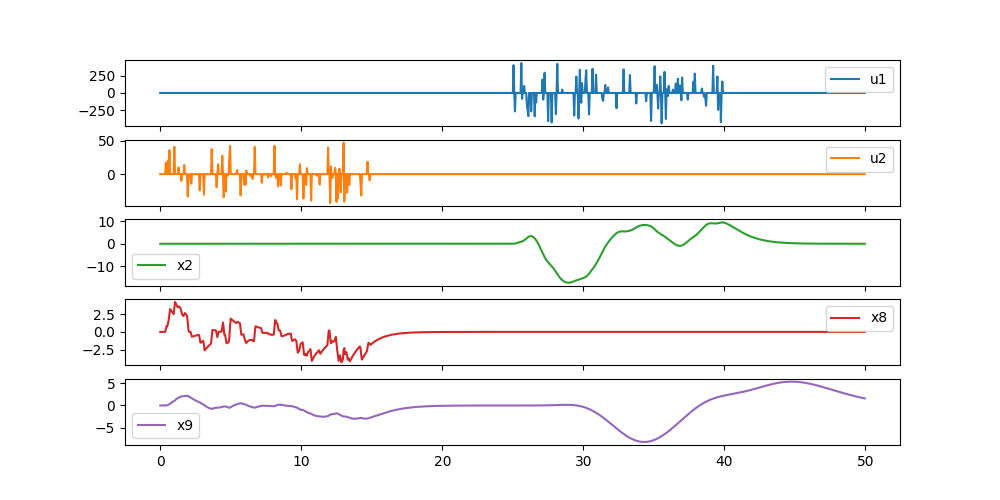

This chart was generated by the following Python code:
import numpy as np
import pandas as pd
import scipy.stats as stats
import os as os
import matplotlib.pyplot as plt
import modpods as modpods
import control as ct


# define an LTI matrix where I know what the causative topology (connections) should look like
# this is an easy test case. one input affects two states, which then affect the output. so only four connections total
A = np.diag(-1*np.ones(10))

# define cascade connections
A[1,0] = 1
A[2,1] = 1
A[3,2] = 1
A[4,3] = 1
A[5,4] = 1 # two reservoirs
A[6,5] = 1
A[7,6] = 1

# define connections to output
#A[9,4] = 1
A[9,7] = 1
#A[9,8] = 1
A[9,8] = 1

# define input
B = np.zeros(shape=(10,2))
B[0,0]= 1
#B[5] = 2
B[8,1] = 1

C = np.eye(10)
D = np.zeros(shape=(10,2))

parallel_reservoirs = ct.ss(A,B,C,D)
'''
response = ct.impulse_response(parallel_reservoirs)
plt.figure(figsize=(10,5))
states_to_plot = np.array([0,8,9])
for state in states_to_plot:
  plt.plot(response.outputs[state][0], '--', label=str(state))

plt.legend()
plt.title("impulse response")
plt.show()
'''

time_base = 50
dt = .05
u = np.zeros((int(time_base / dt),2))

#u[2020:2120,1] = np.random.rand(100) -0.5

#u[1220:1320,1] = np.random.rand(100) -0.5

# u1 -> x5 -> x9
#u[3180:3280,0] = np.random.rand(100) -0.5
u[int(25/dt):int(40/dt),0] = np.random.rand(len(u[int(25/dt):int(40/dt),0]))-0.5
u[int(0/dt):int(15/dt),1] = np.random.rand(len(u[int(0/dt):int(15/dt),1]))-0.5
u[abs(u) < 0.40] = 0 # make it sparse
u[:,0] = u[:,0]*np.random.rand(len(u))*1000
u[:,1] = u[:,1]*np.random.rand(len(u))*100


#u[700:800,0] = 10

#u[900:950,1] = -10

#u[1100:1400,0] = 2
#u[1600:1750,1] = -7
#u[0:20,1] = 20
#u[int(15/dt),1] = -50
#u[int(25/dt):int(35/dt),0] = 6
#u[int(29/dt):int(31/dt),0] = -10
#u[int(25/dt):int(35/dt),1] = np.random.rand(len(u[int(25/dt):int(35/dt),1]) )*5 - 2.5
# u2 -> x8 -> x9
#u[2020:2120,1] = np.random.rand(100) -0.5

#u[1220:1320,1] = np.random.rand(100) -0.5

# u1 -> x5 -> x9
#u[3180:3280,0] = np.random.rand(100) -0.5

#u[abs(u) < 0.45] = 0 # make it sparse
#u[:600,0] = u[:600,0]*np.random.rand(600)*100
#u[:600,1] = u[:600,1]*np.random.rand(600)*100




T = np.arange(0,time_base,dt)
response = ct.forced_response(parallel_reservoirs,T,np.transpose(u))

system_data = pd.DataFrame(index=T)
system_data['u1'] = response.inputs[0][:]
system_data['u2'] = response.inputs[1][:]
system_data['x2'] = response.states[2][:]
system_data['x8'] = response.states[8][:]
system_data['x9'] = response.states[9][:]

plot = False

system_data.plot(figsize=(10,5), subplots=True,legend=True)
plt.savefig('test_topo_inference.png')
if plot:
    plt.show()
plt.close('all')

# now try to infer the topology
# assume i know this is data from a drainage system and so I assume it's a directed acyclic graph
causative_topo = modpods.infer_causative_topology(system_data,dependent_columns=['x2','x8','x9'], 
    independent_columns=['u1','u2'], verbose=True, max_iter=0, method='granger')
# the correct answer here is that there is immediate causation flowing from u2 to x8 to x9
# and there is delayed causation flowing from u1 to x2 to x9

#modpods.delay_io_train(system_data, dependent_columns=['x5','x8','x9'], independent_columns=['u1','u2'], 
#    max_transforms=1,max_iter=250,poly_order=1,transform_dependent=True,bibo_stable=True,verbose=True)

print("done")
# a randomized (but stable) lti system
'''
A = np.matrix(np.random.rand(5,5)) - 0.5
A = (A - np.diag(np.ones(5)))


# add an oscillatory pair
A = np.concatenate((A , 0.001*(np.random.rand(2,5) -0.5) ), axis=0)
A = np.concatenate((A, np.array([[0,0,],[0,0],[0,0],[0,0],[0,0] , [-0.3,-1], [1,-0.3]])), axis=1)
#A = [[0,-1], [1,0]]

print(A)
A = A/100
l,v = np.linalg.eig(A)
print(l)

B = (np.random.rand(7,1) - 0.5)*4



C = np.eye(7)
D = np.zeros(shape=(7,1))


random_system = ct.ss(A,B,C,D)

response = ct.impulse_response(random_system)
plt.figure(figsize=(25,10))
for state in range(7):
  plt.plot(response.outputs[state][0], label=str(state))

plt.legend()
plt.title("impulse response")


u = np.concatenate( (np.zeros(100), np.ones(10), np.zeros(120), -.5*np.ones(10), np.zeros(150), np.ones(10), 
                     np.zeros(70), -np.ones(1), np.zeros(190), np.ones(100), np.zeros(140) ,
                     np.linspace(-2,2,50) , np.zeros(130) , np.linspace(0,0.5,200), np.zeros(20),
                     np.sin(np.arange(0,10,0.01) ) , np.zeros(30), np.ones(500), np.zeros(1000)  ) )

#u = np.concatenate( (np.zeros(10), np.ones(1), np.zeros(500)))

response = ct.forced_response(random_system,np.arange(0,len(u)),u)

plt.figure(figsize=(25,10))
for state in range(7):
  plt.plot(response.outputs[state][:], label=str(state))

plt.plot(u, label='forcing')
plt.legend()
plt.title("forced response")
'''